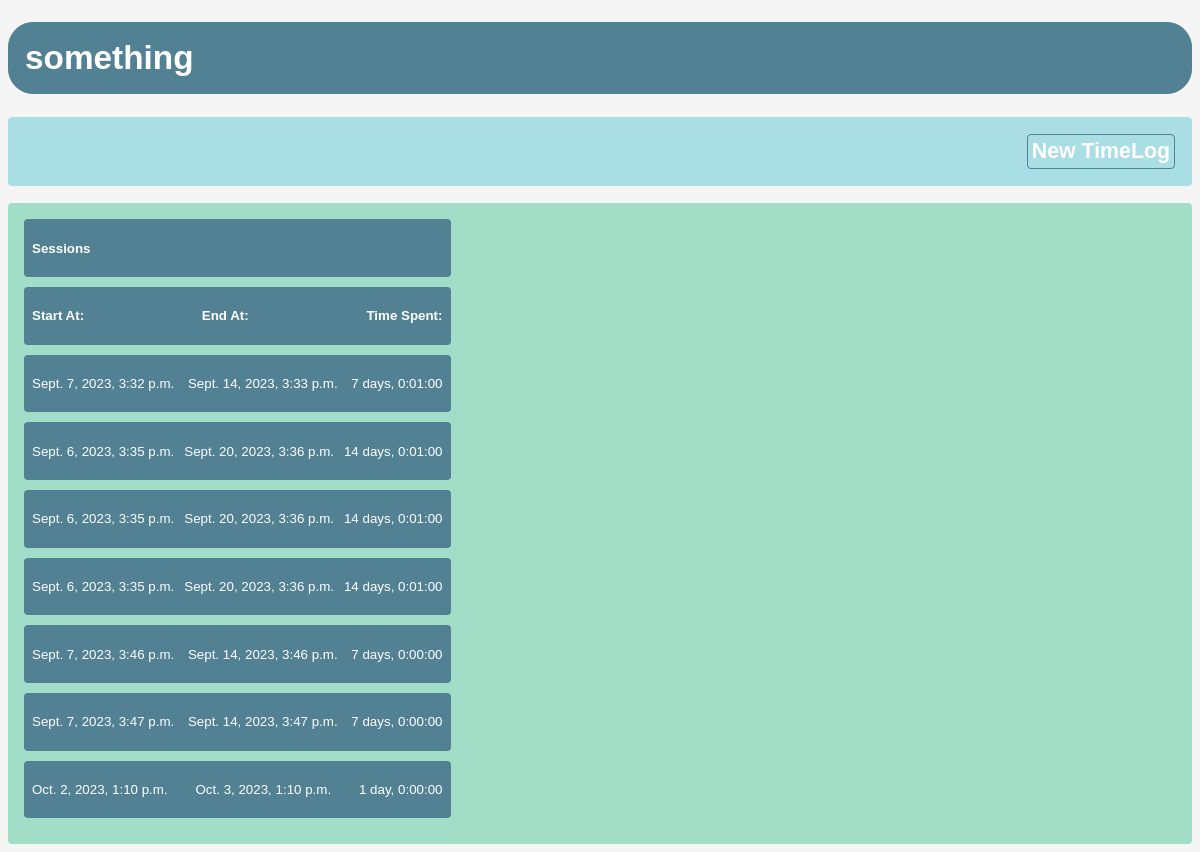
The page /activity/1/ on the database its author committed.
### myApp/models.py (models this page shows, shortened)
class Activity(models.Model):
    id = models.BigAutoField(primary_key=True)
    name = models.TextField()

class TimeLog(models.Model):
    id = models.BigAutoField(primary_key=True)
    start_time = models.DateTimeField()
    end_time = models.DateTimeField()
    activity = models.ForeignKey("Activity", on_delete=models.CASCADE)
    def time_spent(self):
        delta = timedelta()
        delta += (self.end_time - self.start_time)
        return str(delta)

### myApp/views.py (the view)
# urls.py: path("activity/<int:id>/", views.activity, name="activity"),
def activity(request, id):
    activity = Activity.objects.get(id=id)
    timelogs = TimeLog.objects.filter(activity=activity)
    return render(request, "myApp/activity.html", {"activity": activity, "timeLogs": timelogs})

### myApp/templates/myApp/activity.html (shortened to what this page needs)
<!DOCTYPE html>
<html lang="en">
<head>
    <link rel="stylesheet" href="../../static/myApp/style.css">
</head>
<body>
    <header>
        <h1>
            {{activity.name}}
        </h1>
        <h2><a href="/activity/{{activity.id}}/new_timelog/">New TimeLog</a></h2>
    </header>
    <main>
        <div>
            {% if timeLogs %}
                <div class="timelogHeader">
                    <p>Sessions</p>
                </div>
                <div class="padding"> </div>
                <div class="timelogHeader">
                    <p>Start At:</p>
                    <p>End At:</p>
                    <p>Time Spent:</p>
                </div>
                <div class="padding"> </div>
                {% for timelog in timeLogs %}
                <div class="ActivityTimeLog">
                <p>{{timelog.start_time}}</p>
                <div class="padding"> </div>
                <p>{{timelog.end_time}}</p>
                <div class="padding"> </div>
                <p>{{timelog.time_spent}}</p>
                </div>
                <div class="padding"> </div>
                {% endfor %}
            {% else %}
                <div class="ActivityTimeLog">
                    <p>You don't have any time logs!</p>
                </div>
            {% endif %}
        </div>
    </main>
</body>
</html>

### myApp/static/myApp/style.css (style rules this page uses)
:root { font-family:Verdana, Geneva, Tahoma, sans-serif; }
body { color: rgb(81, 129, 147); background-color: whitesmoke; }
h1 { color: white; font-size: 25pt; border: 1px solid rgb(81, 129, 147); border-radius: 25px; background-color: rgb(81, 129, 147); padding: 16px; display: flex; align-items: flex-start; gap: 8px; }
h2 { color: white; font-size: 16pt; border: 1px solid rgb(169, 222, 228); border-radius: 4px; background-color: rgb(169, 222, 228); padding: 16px; display: flex; justify-content: flex-end; align-items: flex-start; }
main { color: white; font-size: 16pt; border-radius: 4px; background-color: rgb(162, 222, 199); padding: 16px; display: flex; }
a:link, a:visited { color: white; border: 1px solid rgb(81, 129, 147); border-radius: 4px; padding: 4px; text-align: center; text-decoration: none; display: inline-block; }
.timelogHeader { font-size: 10pt; font-weight: bold; background-color: rgb(81, 129, 147); border-radius: 4px; padding: 8px; display: flex; justify-content: space-between; row-gap: 20px; }
.ActivityTimeLog { font-size: 10pt; background-color: rgb(81, 129, 147); border-radius: 4px; padding: 8px; display: flex; justify-content: space-between; row-gap: 20px; }
.padding { width: 10px; height: 10px; }

### rows shown on the page
Activity: name "something"
TimeLog: start_time "Sept. 7, 2023, 3:32 p.m.", end_time "Sept. 14, 2023, 3:33 p.m.", time_spent "7 days, 0:01:00"
TimeLog: start_time "Sept. 6, 2023, 3:35 p.m.", end_time "Sept. 20, 2023, 3:36 p.m.", time_spent "14 days, 0:01:00"
TimeLog: start_time "Sept. 6, 2023, 3:35 p.m.", end_time "Sept. 20, 2023, 3:36 p.m.", time_spent "14 days, 0:01:00"
TimeLog: start_time "Sept. 6, 2023, 3:35 p.m.", end_time "Sept. 20, 2023, 3:36 p.m.", time_spent "14 days, 0:01:00"
TimeLog: start_time "Sept. 7, 2023, 3:46 p.m.", end_time "Sept. 14, 2023, 3:46 p.m.", time_spent "7 days, 0:00:00"
TimeLog: start_time "Sept. 7, 2023, 3:47 p.m.", end_time "Sept. 14, 2023, 3:47 p.m.", time_spent "7 days, 0:00:00"
TimeLog: start_time "Oct. 2, 2023, 1:10 p.m.", end_time "Oct. 3, 2023, 1:10 p.m.", time_spent "1 day, 0:00:00"
